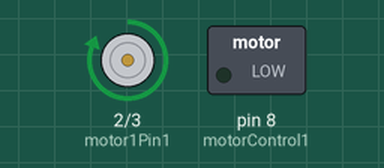
Simulated run of this sketch. Board: Arduino Uno, built with avr-gcc and run on an emulated ATmega328P. Parts: motor-driver pin pairs drawn as motors (green arrow = first pin HIGH = forward, orange = second pin HIGH = backward, longer = more drive), switched loads named in the sketch (green lamp = pin HIGH).

Above: at 0.5 s.
Timing chart, 0 to 4.6 s (numbered marks = the images above):
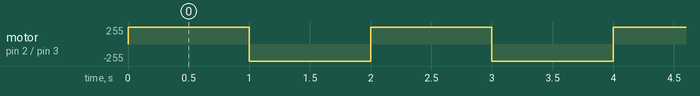

The sketch:

practice_motor_code.ino
```cpp
// declocation of variables
int motor1Pin1 = 2;
int motor1Pin2 = 3;
int motorControl1 = 8;

void setup() {
  // put your setup code here, to run once:
  pinMode(motor1Pin1, OUTPUT);
  pinMode(motor1Pin2, OUTPUT);
  pinMode(motorControl1, OUTPUT);
}

void loop() {
  // controlling speed
  analogWrite(motorControl1, 1); // ENB pin

  digitalWrite(motor1Pin1, HIGH); // on first while LED
  digitalWrite(motor1Pin2, LOW);  // off first blue LED
  delay(1000);

  digitalWrite(motor1Pin1, LOW);  // off first white LED
  digitalWrite(motor1Pin2, HIGH); // on first blue LED
  delay(1000);
}
```

Measured:
- by itself, motor on pin 2 (motor1Pin1) / pin 3 (motor1Pin2): alternates forward 255/255 for 1.0 s and backward 255/255 for 1.0 s
